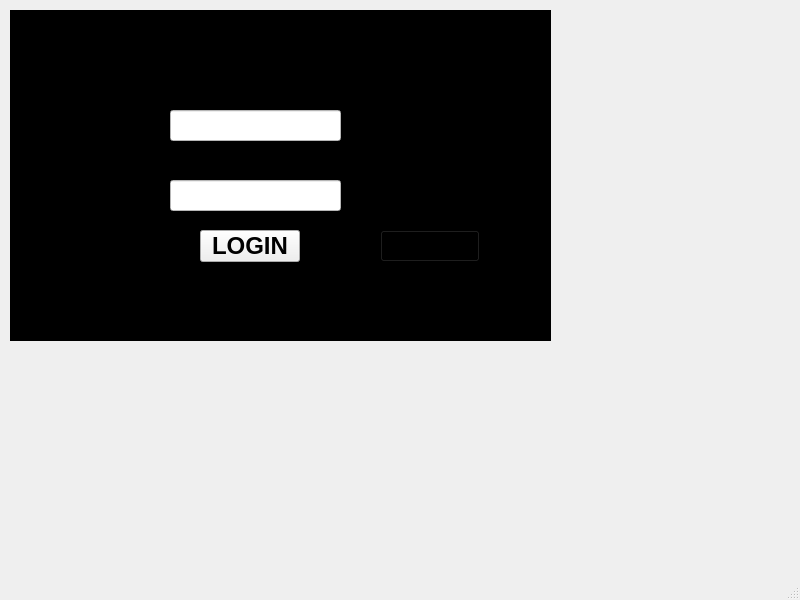
<?xml version="1.0" encoding="UTF-8"?>
<ui version="4.0">
 <class>loginwindow</class>
 <widget class="QMainWindow" name="loginwindow">
  <property name="geometry">
   <rect>
    <x>0</x>
    <y>0</y>
    <width>800</width>
    <height>600</height>
   </rect>
  </property>
  <property name="windowTitle">
   <string>loginwindow</string>
  </property>
  <widget class="QWidget" name="centralwidget">
   <widget class="QStackedWidget" name="stackedWidget">
    <property name="geometry">
     <rect>
      <x>10</x>
      <y>10</y>
      <width>541</width>
      <height>331</height>
     </rect>
    </property>
    <property name="styleSheet">
     <string notr="true">background-color: black;</string>
    </property>
    <property name="currentIndex">
     <number>1</number>
    </property>
    <widget class="QWidget" name="GROCIFY">
     <widget class="QLabel" name="label">
      <property name="geometry">
       <rect>
        <x>150</x>
        <y>70</y>
        <width>271</width>
        <height>61</height>
       </rect>
      </property>
      <property name="font">
       <font>
        <pointsize>60</pointsize>
        <bold>true</bold>
       </font>
      </property>
      <property name="text">
       <string>GROCIFY</string>
      </property>
     </widget>
     <widget class="QLabel" name="label_2">
      <property name="geometry">
       <rect>
        <x>20</x>
        <y>170</y>
        <width>501</width>
        <height>20</height>
       </rect>
      </property>
      <property name="font">
       <font>
        <pointsize>20</pointsize>
        <bold>true</bold>
       </font>
      </property>
      <property name="text">
       <string>. . . . . . . . . . . . . . . . . . . . . . . . . . . . . . . . . . . . . . . . . . . . . . . . . . . . . . . . . . . . . . . . . . . . . . . . . . . . . . . . . . . </string>
      </property>
     </widget>
     <widget class="QLabel" name="label_3">
      <property name="geometry">
       <rect>
        <x>170</x>
        <y>210</y>
        <width>241</width>
        <height>21</height>
       </rect>
      </property>
      <property name="font">
       <font>
        <pointsize>20</pointsize>
       </font>
      </property>
      <property name="text">
       <string>Click anywhere to continue.</string>
      </property>
     </widget>
     <widget class="Line" name="line">
      <property name="geometry">
       <rect>
        <x>70</x>
        <y>50</y>
        <width>20</width>
        <height>111</height>
       </rect>
      </property>
      <property name="frameShadow">
       <enum>QFrame::Shadow::Plain</enum>
      </property>
      <property name="orientation">
       <enum>Qt::Orientation::Vertical</enum>
      </property>
     </widget>
     <widget class="Line" name="line_2">
      <property name="geometry">
       <rect>
        <x>460</x>
        <y>50</y>
        <width>20</width>
        <height>111</height>
       </rect>
      </property>
      <property name="frameShadow">
       <enum>QFrame::Shadow::Plain</enum>
      </property>
      <property name="orientation">
       <enum>Qt::Orientation::Vertical</enum>
      </property>
     </widget>
     <widget class="Line" name="line_3">
      <property name="geometry">
       <rect>
        <x>80</x>
        <y>150</y>
        <width>391</width>
        <height>20</height>
       </rect>
      </property>
      <property name="frameShadow">
       <enum>QFrame::Shadow::Plain</enum>
      </property>
      <property name="orientation">
       <enum>Qt::Orientation::Horizontal</enum>
      </property>
     </widget>
     <widget class="Line" name="line_4">
      <property name="geometry">
       <rect>
        <x>80</x>
        <y>40</y>
        <width>391</width>
        <height>20</height>
       </rect>
      </property>
      <property name="autoFillBackground">
       <bool>false</bool>
      </property>
      <property name="frameShadow">
       <enum>QFrame::Shadow::Plain</enum>
      </property>
      <property name="orientation">
       <enum>Qt::Orientation::Horizontal</enum>
      </property>
     </widget>
     <zorder>line_3</zorder>
     <zorder>label</zorder>
     <zorder>label_2</zorder>
     <zorder>label_3</zorder>
     <zorder>line</zorder>
     <zorder>line_4</zorder>
     <zorder>line_2</zorder>
    </widget>
    <widget class="QWidget" name="page_2">
     <widget class="Line" name="line_5">
      <property name="geometry">
       <rect>
        <x>10</x>
        <y>300</y>
        <width>511</width>
        <height>20</height>
       </rect>
      </property>
      <property name="frameShadow">
       <enum>QFrame::Shadow::Plain</enum>
      </property>
      <property name="orientation">
       <enum>Qt::Orientation::Horizontal</enum>
      </property>
     </widget>
     <widget class="Line" name="line_6">
      <property name="geometry">
       <rect>
        <x>10</x>
        <y>10</y>
        <width>511</width>
        <height>20</height>
       </rect>
      </property>
      <property name="frameShadow">
       <enum>QFrame::Shadow::Plain</enum>
      </property>
      <property name="orientation">
       <enum>Qt::Orientation::Horizontal</enum>
      </property>
     </widget>
     <widget class="Line" name="line_7">
      <property name="geometry">
       <rect>
        <x>0</x>
        <y>20</y>
        <width>20</width>
        <height>291</height>
       </rect>
      </property>
      <property name="frameShadow">
       <enum>QFrame::Shadow::Plain</enum>
      </property>
      <property name="orientation">
       <enum>Qt::Orientation::Vertical</enum>
      </property>
     </widget>
     <widget class="Line" name="line_8">
      <property name="geometry">
       <rect>
        <x>510</x>
        <y>20</y>
        <width>20</width>
        <height>291</height>
       </rect>
      </property>
      <property name="frameShadow">
       <enum>QFrame::Shadow::Plain</enum>
      </property>
      <property name="orientation">
       <enum>Qt::Orientation::Vertical</enum>
      </property>
     </widget>
     <widget class="QLabel" name="label_4">
      <property name="geometry">
       <rect>
        <x>220</x>
        <y>30</y>
        <width>81</width>
        <height>41</height>
       </rect>
      </property>
      <property name="font">
       <font>
        <pointsize>28</pointsize>
        <bold>true</bold>
       </font>
      </property>
      <property name="text">
       <string>Login</string>
      </property>
     </widget>
     <widget class="QLabel" name="label_5">
      <property name="geometry">
       <rect>
        <x>70</x>
        <y>80</y>
        <width>91</width>
        <height>20</height>
       </rect>
      </property>
      <property name="font">
       <font>
        <pointsize>16</pointsize>
       </font>
      </property>
      <property name="text">
       <string>Username:</string>
      </property>
     </widget>
     <widget class="QLabel" name="label_6">
      <property name="geometry">
       <rect>
        <x>70</x>
        <y>150</y>
        <width>91</width>
        <height>20</height>
       </rect>
      </property>
      <property name="font">
       <font>
        <pointsize>16</pointsize>
       </font>
      </property>
      <property name="text">
       <string>Password:</string>
      </property>
     </widget>
     <widget class="QPushButton" name="loginbutton">
      <property name="geometry">
       <rect>
        <x>190</x>
        <y>220</y>
        <width>100</width>
        <height>32</height>
       </rect>
      </property>
      <property name="font">
       <font>
        <pointsize>18</pointsize>
        <bold>true</bold>
       </font>
      </property>
      <property name="styleSheet">
       <string notr="true">background-color: light blue;</string>
      </property>
      <property name="text">
       <string>LOGIN</string>
      </property>
     </widget>
     <widget class="QLineEdit" name="usernameLineEdit">
      <property name="geometry">
       <rect>
        <x>160</x>
        <y>100</y>
        <width>171</width>
        <height>31</height>
       </rect>
      </property>
      <property name="font">
       <font>
        <pointsize>18</pointsize>
       </font>
      </property>
      <property name="styleSheet">
       <string notr="true">background-color: White;color:black;</string>
      </property>
      <property name="text">
       <string/>
      </property>
     </widget>
     <widget class="QLineEdit" name="passwordLineEdit">
      <property name="geometry">
       <rect>
        <x>160</x>
        <y>170</y>
        <width>171</width>
        <height>31</height>
       </rect>
      </property>
      <property name="font">
       <font>
        <pointsize>16</pointsize>
       </font>
      </property>
      <property name="styleSheet">
       <string notr="true">background-color: White; color: black;</string>
      </property>
      <property name="text">
       <string/>
      </property>
      <property name="echoMode">
       <enum>QLineEdit::EchoMode::Password</enum>
      </property>
     </widget>
     <widget class="QPushButton" name="signinbutton">
      <property name="geometry">
       <rect>
        <x>370</x>
        <y>220</y>
        <width>100</width>
        <height>32</height>
       </rect>
      </property>
      <property name="font">
       <font>
        <pointsize>18</pointsize>
        <bold>true</bold>
       </font>
      </property>
      <property name="text">
       <string>SIGN IN</string>
      </property>
     </widget>
     <zorder>line_6</zorder>
     <zorder>line_7</zorder>
     <zorder>line_5</zorder>
     <zorder>line_8</zorder>
     <zorder>label_4</zorder>
     <zorder>label_5</zorder>
     <zorder>label_6</zorder>
     <zorder>loginbutton</zorder>
     <zorder>usernameLineEdit</zorder>
     <zorder>passwordLineEdit</zorder>
     <zorder>signinbutton</zorder>
    </widget>
    <widget class="QWidget" name="page_3">
     <widget class="Line" name="line_9">
      <property name="geometry">
       <rect>
        <x>10</x>
        <y>20</y>
        <width>16</width>
        <height>291</height>
       </rect>
      </property>
      <property name="frameShadow">
       <enum>QFrame::Shadow::Plain</enum>
      </property>
      <property name="orientation">
       <enum>Qt::Orientation::Vertical</enum>
      </property>
     </widget>
     <widget class="Line" name="line_10">
      <property name="geometry">
       <rect>
        <x>510</x>
        <y>20</y>
        <width>16</width>
        <height>291</height>
       </rect>
      </property>
      <property name="frameShadow">
       <enum>QFrame::Shadow::Plain</enum>
      </property>
      <property name="orientation">
       <enum>Qt::Orientation::Vertical</enum>
      </property>
     </widget>
     <widget class="Line" name="line_11">
      <property name="geometry">
       <rect>
        <x>20</x>
        <y>10</y>
        <width>501</width>
        <height>20</height>
       </rect>
      </property>
      <property name="frameShadow">
       <enum>QFrame::Shadow::Plain</enum>
      </property>
      <property name="orientation">
       <enum>Qt::Orientation::Horizontal</enum>
      </property>
     </widget>
     <widget class="Line" name="line_12">
      <property name="geometry">
       <rect>
        <x>20</x>
        <y>300</y>
        <width>501</width>
        <height>20</height>
       </rect>
      </property>
      <property name="frameShadow">
       <enum>QFrame::Shadow::Plain</enum>
      </property>
      <property name="orientation">
       <enum>Qt::Orientation::Horizontal</enum>
      </property>
     </widget>
     <widget class="QLabel" name="label_7">
      <property name="geometry">
       <rect>
        <x>220</x>
        <y>40</y>
        <width>101</width>
        <height>31</height>
       </rect>
      </property>
      <property name="font">
       <font>
        <pointsize>28</pointsize>
        <bold>true</bold>
       </font>
      </property>
      <property name="text">
       <string>Sign In</string>
      </property>
     </widget>
     <widget class="QLabel" name="label_8">
      <property name="geometry">
       <rect>
        <x>90</x>
        <y>70</y>
        <width>91</width>
        <height>20</height>
       </rect>
      </property>
      <property name="font">
       <font>
        <pointsize>16</pointsize>
       </font>
      </property>
      <property name="text">
       <string>Username:</string>
      </property>
     </widget>
     <widget class="QLabel" name="label_9">
      <property name="geometry">
       <rect>
        <x>90</x>
        <y>130</y>
        <width>91</width>
        <height>20</height>
       </rect>
      </property>
      <property name="font">
       <font>
        <pointsize>16</pointsize>
       </font>
      </property>
      <property name="text">
       <string>Password:</string>
      </property>
     </widget>
     <widget class="QLineEdit" name="signupUsernameLineEdit">
      <property name="geometry">
       <rect>
        <x>180</x>
        <y>90</y>
        <width>171</width>
        <height>31</height>
       </rect>
      </property>
      <property name="font">
       <font>
        <pointsize>18</pointsize>
       </font>
      </property>
      <property name="styleSheet">
       <string notr="true">background-color: White;color:black;</string>
      </property>
     </widget>
     <widget class="QLineEdit" name="signupPassword">
      <property name="geometry">
       <rect>
        <x>180</x>
        <y>150</y>
        <width>171</width>
        <height>31</height>
       </rect>
      </property>
      <property name="font">
       <font>
        <pointsize>16</pointsize>
       </font>
      </property>
      <property name="styleSheet">
       <string notr="true">background-color: White; color: black;</string>
      </property>
      <property name="text">
       <string/>
      </property>
      <property name="echoMode">
       <enum>QLineEdit::EchoMode::Password</enum>
      </property>
     </widget>
     <widget class="QPushButton" name="submitbutton">
      <property name="geometry">
       <rect>
        <x>210</x>
        <y>270</y>
        <width>100</width>
        <height>32</height>
       </rect>
      </property>
      <property name="font">
       <font>
        <pointsize>18</pointsize>
        <bold>true</bold>
       </font>
      </property>
      <property name="styleSheet">
       <string notr="true">background-color: light blue;</string>
      </property>
      <property name="text">
       <string>Sign In</string>
      </property>
      <property name="iconSize">
       <size>
        <width>30</width>
        <height>30</height>
       </size>
      </property>
     </widget>
     <widget class="QLineEdit" name="confirmPassword">
      <property name="geometry">
       <rect>
        <x>180</x>
        <y>210</y>
        <width>171</width>
        <height>31</height>
       </rect>
      </property>
      <property name="font">
       <font>
        <pointsize>16</pointsize>
       </font>
      </property>
      <property name="styleSheet">
       <string notr="true">background-color: White; color: black;</string>
      </property>
      <property name="text">
       <string/>
      </property>
      <property name="echoMode">
       <enum>QLineEdit::EchoMode::Password</enum>
      </property>
     </widget>
     <widget class="QLabel" name="label_10">
      <property name="geometry">
       <rect>
        <x>80</x>
        <y>190</y>
        <width>131</width>
        <height>20</height>
       </rect>
      </property>
      <property name="font">
       <font>
        <pointsize>16</pointsize>
       </font>
      </property>
      <property name="text">
       <string>Confirm Password:</string>
      </property>
     </widget>
     <zorder>line_12</zorder>
     <zorder>line_11</zorder>
     <zorder>line_9</zorder>
     <zorder>line_10</zorder>
     <zorder>label_7</zorder>
     <zorder>label_8</zorder>
     <zorder>label_9</zorder>
     <zorder>signupUsernameLineEdit</zorder>
     <zorder>signupPassword</zorder>
     <zorder>submitbutton</zorder>
     <zorder>confirmPassword</zorder>
     <zorder>label_10</zorder>
    </widget>
   </widget>
  </widget>
  <widget class="QMenuBar" name="menubar">
   <property name="geometry">
    <rect>
     <x>0</x>
     <y>0</y>
     <width>800</width>
     <height>24</height>
    </rect>
   </property>
  </widget>
  <widget class="QStatusBar" name="statusbar"/>
 </widget>
 <resources/>
 <connections/>
</ui>
